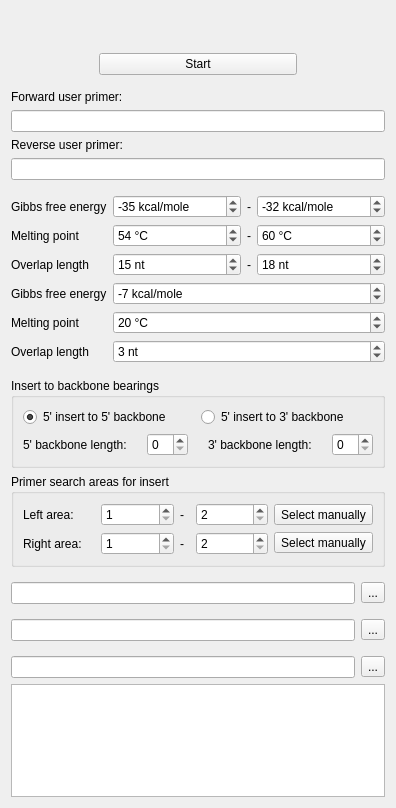
<?xml version="1.0" encoding="UTF-8"?>
<ui version="4.0">
 <class>PCRPrimerDesignForDNAAssemblyOPWidget</class>
 <widget class="QWidget" name="PCRPrimerDesignForDNAAssemblyOPWidget">
  <property name="geometry">
   <rect>
    <x>0</x>
    <y>0</y>
    <width>367</width>
    <height>808</height>
   </rect>
  </property>
  <property name="windowTitle">
   <string>Form</string>
  </property>
  <layout class="QVBoxLayout" name="verticalLayout_22">
   <item>
    <widget class="U2::ShowHideSubgroupWidget" name="userPrimersShowHideGroup" native="true"/>
   </item>
   <item>
    <widget class="U2::ShowHideSubgroupWidget" name="parametersOfPrimingSequencesShowHideGroup" native="true"/>
   </item>
   <item>
    <widget class="U2::ShowHideSubgroupWidget" name="parameters2ExcludeInWholePrimersShowHideGroup" native="true"/>
   </item>
   <item>
    <widget class="U2::ShowHideSubgroupWidget" name="areasForPrimingShowHideGroup" native="true"/>
   </item>
   <item>
    <widget class="U2::ShowHideSubgroupWidget" name="openBackboneSequenceShowHideGroup" native="true"/>
   </item>
   <item>
    <widget class="U2::ShowHideSubgroupWidget" name="generateSequenceShowHideGroup" native="true"/>
   </item>
   <item>
    <widget class="U2::ShowHideSubgroupWidget" name="otherSequencesInPCRShowHideGroup" native="true"/>
   </item>
   <item>
    <layout class="QHBoxLayout" name="horizontalLayout_10">
     <item>
      <spacer name="horizontalSpacer_2">
       <property name="orientation">
        <enum>Qt::Horizontal</enum>
       </property>
       <property name="sizeHint" stdset="0">
        <size>
         <width>40</width>
         <height>20</height>
        </size>
       </property>
      </spacer>
     </item>
     <item>
      <widget class="QPushButton" name="pbStart">
       <property name="minimumSize">
        <size>
         <width>198</width>
         <height>0</height>
        </size>
       </property>
       <property name="maximumSize">
        <size>
         <width>198</width>
         <height>16777215</height>
        </size>
       </property>
       <property name="text">
        <string>Start</string>
       </property>
      </widget>
     </item>
     <item>
      <spacer name="horizontalSpacer">
       <property name="orientation">
        <enum>Qt::Horizontal</enum>
       </property>
       <property name="sizeHint" stdset="0">
        <size>
         <width>40</width>
         <height>20</height>
        </size>
       </property>
      </spacer>
     </item>
    </layout>
   </item>
   <item>
    <widget class="QWidget" name="wgtUserPrimers" native="true">
     <layout class="QVBoxLayout" name="verticalLayout_5">
      <property name="leftMargin">
       <number>0</number>
      </property>
      <property name="rightMargin">
       <number>0</number>
      </property>
      <property name="bottomMargin">
       <number>0</number>
      </property>
      <item>
       <layout class="QVBoxLayout" name="verticalLayout_4">
        <item>
         <widget class="QLabel" name="lblForwardUP_2">
          <property name="text">
           <string>Forward user primer:</string>
          </property>
         </widget>
        </item>
        <item>
         <widget class="U2::PrimerLineEdit" name="leForwardPrimer">
          <property name="text">
           <string/>
          </property>
          <property name="maxLength">
           <number>1000</number>
          </property>
          <property name="placeholderText">
           <string/>
          </property>
         </widget>
        </item>
       </layout>
      </item>
      <item>
       <layout class="QVBoxLayout" name="verticalLayout_3">
        <property name="topMargin">
         <number>0</number>
        </property>
        <item>
         <widget class="QLabel" name="lblReverseUP_2">
          <property name="text">
           <string>Reverse user primer:</string>
          </property>
         </widget>
        </item>
        <item>
         <widget class="U2::PrimerLineEdit" name="leReversePrimer">
          <property name="text">
           <string/>
          </property>
          <property name="maxLength">
           <number>1000</number>
          </property>
          <property name="placeholderText">
           <string/>
          </property>
         </widget>
        </item>
       </layout>
      </item>
     </layout>
    </widget>
   </item>
   <item>
    <widget class="QWidget" name="wgtParametersOfPrimingSequences" native="true">
     <property name="minimumSize">
      <size>
       <width>0</width>
       <height>0</height>
      </size>
     </property>
     <layout class="QHBoxLayout" name="horizontalLayout_11">
      <property name="leftMargin">
       <number>0</number>
      </property>
      <property name="rightMargin">
       <number>0</number>
      </property>
      <property name="bottomMargin">
       <number>0</number>
      </property>
      <item>
       <layout class="QVBoxLayout" name="verticalLayout_13">
        <item>
         <widget class="QLabel" name="label">
          <property name="text">
           <string>Gibbs free energy</string>
          </property>
          <property name="wordWrap">
           <bool>true</bool>
          </property>
         </widget>
        </item>
        <item>
         <widget class="QLabel" name="label_10">
          <property name="sizePolicy">
           <sizepolicy hsizetype="Preferred" vsizetype="Preferred">
            <horstretch>0</horstretch>
            <verstretch>0</verstretch>
           </sizepolicy>
          </property>
          <property name="text">
           <string>Melting point</string>
          </property>
          <property name="wordWrap">
           <bool>true</bool>
          </property>
         </widget>
        </item>
        <item>
         <widget class="QLabel" name="label_2">
          <property name="text">
           <string>Overlap length</string>
          </property>
         </widget>
        </item>
       </layout>
      </item>
      <item>
       <layout class="QVBoxLayout" name="verticalLayout_11">
        <item>
         <widget class="QSpinBox" name="sbMinRequireGibbs">
          <property name="sizePolicy">
           <sizepolicy hsizetype="Expanding" vsizetype="Fixed">
            <horstretch>0</horstretch>
            <verstretch>0</verstretch>
           </sizepolicy>
          </property>
          <property name="suffix">
           <string> kcal/mole</string>
          </property>
          <property name="prefix">
           <string/>
          </property>
          <property name="minimum">
           <number>-999999999</number>
          </property>
          <property name="maximum">
           <number>0</number>
          </property>
          <property name="value">
           <number>-35</number>
          </property>
         </widget>
        </item>
        <item>
         <widget class="QSpinBox" name="spMinRequireMeltingTeml">
          <property name="sizePolicy">
           <sizepolicy hsizetype="Expanding" vsizetype="Fixed">
            <horstretch>0</horstretch>
            <verstretch>0</verstretch>
           </sizepolicy>
          </property>
          <property name="suffix">
           <string> °C</string>
          </property>
          <property name="minimum">
           <number>0</number>
          </property>
          <property name="maximum">
           <number>999999999</number>
          </property>
          <property name="value">
           <number>54</number>
          </property>
         </widget>
        </item>
        <item>
         <widget class="QSpinBox" name="spMinRequireOverlapLength">
          <property name="sizePolicy">
           <sizepolicy hsizetype="Expanding" vsizetype="Fixed">
            <horstretch>0</horstretch>
            <verstretch>0</verstretch>
           </sizepolicy>
          </property>
          <property name="suffix">
           <string> nt</string>
          </property>
          <property name="minimum">
           <number>0</number>
          </property>
          <property name="maximum">
           <number>999999999</number>
          </property>
          <property name="value">
           <number>15</number>
          </property>
         </widget>
        </item>
       </layout>
      </item>
      <item>
       <layout class="QVBoxLayout" name="verticalLayout_12">
        <item>
         <widget class="QLabel" name="label_13">
          <property name="text">
           <string>-</string>
          </property>
         </widget>
        </item>
        <item>
         <widget class="QLabel" name="label_14">
          <property name="text">
           <string>-</string>
          </property>
         </widget>
        </item>
        <item>
         <widget class="QLabel" name="label_15">
          <property name="text">
           <string>-</string>
          </property>
         </widget>
        </item>
       </layout>
      </item>
      <item>
       <layout class="QVBoxLayout" name="verticalLayout_9">
        <item>
         <widget class="QSpinBox" name="sbMaxRequireGibbs">
          <property name="sizePolicy">
           <sizepolicy hsizetype="Expanding" vsizetype="Fixed">
            <horstretch>0</horstretch>
            <verstretch>0</verstretch>
           </sizepolicy>
          </property>
          <property name="suffix">
           <string> kcal/mole</string>
          </property>
          <property name="prefix">
           <string/>
          </property>
          <property name="minimum">
           <number>-999999999</number>
          </property>
          <property name="maximum">
           <number>0</number>
          </property>
          <property name="value">
           <number>-32</number>
          </property>
         </widget>
        </item>
        <item>
         <widget class="QSpinBox" name="spMaxRequireMeltingTeml">
          <property name="sizePolicy">
           <sizepolicy hsizetype="Expanding" vsizetype="Fixed">
            <horstretch>0</horstretch>
            <verstretch>0</verstretch>
           </sizepolicy>
          </property>
          <property name="suffix">
           <string> °C</string>
          </property>
          <property name="minimum">
           <number>1</number>
          </property>
          <property name="maximum">
           <number>999999999</number>
          </property>
          <property name="value">
           <number>60</number>
          </property>
         </widget>
        </item>
        <item>
         <widget class="QSpinBox" name="spMaxRequireOverlapLength">
          <property name="sizePolicy">
           <sizepolicy hsizetype="Expanding" vsizetype="Fixed">
            <horstretch>0</horstretch>
            <verstretch>0</verstretch>
           </sizepolicy>
          </property>
          <property name="suffix">
           <string> nt</string>
          </property>
          <property name="minimum">
           <number>1</number>
          </property>
          <property name="maximum">
           <number>999999999</number>
          </property>
          <property name="value">
           <number>18</number>
          </property>
         </widget>
        </item>
       </layout>
      </item>
     </layout>
    </widget>
   </item>
   <item>
    <widget class="QWidget" name="wgtParameters2ExcludeInWholePrimers" native="true">
     <property name="minimumSize">
      <size>
       <width>0</width>
       <height>0</height>
      </size>
     </property>
     <layout class="QHBoxLayout" name="horizontalLayout_5">
      <property name="leftMargin">
       <number>0</number>
      </property>
      <property name="topMargin">
       <number>0</number>
      </property>
      <property name="rightMargin">
       <number>0</number>
      </property>
      <property name="bottomMargin">
       <number>0</number>
      </property>
      <item>
       <layout class="QVBoxLayout" name="verticalLayout_17">
        <item>
         <widget class="QLabel" name="label_3">
          <property name="text">
           <string>Gibbs free energy</string>
          </property>
          <property name="wordWrap">
           <bool>true</bool>
          </property>
         </widget>
        </item>
        <item>
         <widget class="QLabel" name="label_11">
          <property name="sizePolicy">
           <sizepolicy hsizetype="Preferred" vsizetype="Preferred">
            <horstretch>0</horstretch>
            <verstretch>0</verstretch>
           </sizepolicy>
          </property>
          <property name="text">
           <string>Melting point</string>
          </property>
          <property name="wordWrap">
           <bool>true</bool>
          </property>
         </widget>
        </item>
        <item>
         <widget class="QLabel" name="label_4">
          <property name="text">
           <string>Overlap length</string>
          </property>
         </widget>
        </item>
       </layout>
      </item>
      <item>
       <layout class="QVBoxLayout" name="verticalLayout_16">
        <item>
         <widget class="QSpinBox" name="sbExcludeGibbs">
          <property name="sizePolicy">
           <sizepolicy hsizetype="Expanding" vsizetype="Fixed">
            <horstretch>0</horstretch>
            <verstretch>0</verstretch>
           </sizepolicy>
          </property>
          <property name="suffix">
           <string> kcal/mole</string>
          </property>
          <property name="prefix">
           <string/>
          </property>
          <property name="minimum">
           <number>-999999999</number>
          </property>
          <property name="maximum">
           <number>0</number>
          </property>
          <property name="value">
           <number>-7</number>
          </property>
         </widget>
        </item>
        <item>
         <widget class="QSpinBox" name="spExcludeMeltingTeml">
          <property name="sizePolicy">
           <sizepolicy hsizetype="Expanding" vsizetype="Fixed">
            <horstretch>0</horstretch>
            <verstretch>0</verstretch>
           </sizepolicy>
          </property>
          <property name="suffix">
           <string> °C</string>
          </property>
          <property name="minimum">
           <number>0</number>
          </property>
          <property name="maximum">
           <number>999999999</number>
          </property>
          <property name="value">
           <number>20</number>
          </property>
         </widget>
        </item>
        <item>
         <widget class="QSpinBox" name="spExcludeOverlapLength">
          <property name="sizePolicy">
           <sizepolicy hsizetype="Expanding" vsizetype="Fixed">
            <horstretch>0</horstretch>
            <verstretch>0</verstretch>
           </sizepolicy>
          </property>
          <property name="suffix">
           <string> nt</string>
          </property>
          <property name="minimum">
           <number>0</number>
          </property>
          <property name="maximum">
           <number>999999999</number>
          </property>
          <property name="value">
           <number>3</number>
          </property>
         </widget>
        </item>
       </layout>
      </item>
     </layout>
    </widget>
   </item>
   <item>
    <widget class="QWidget" name="wgtAreasForPriming" native="true">
     <layout class="QVBoxLayout" name="verticalLayout_10">
      <property name="leftMargin">
       <number>0</number>
      </property>
      <property name="rightMargin">
       <number>0</number>
      </property>
      <property name="bottomMargin">
       <number>0</number>
      </property>
      <item>
       <widget class="QGroupBox" name="groupBox">
        <property name="title">
         <string>Insert to backbone bearings</string>
        </property>
        <layout class="QVBoxLayout" name="verticalLayout_2">
         <item>
          <layout class="QHBoxLayout" name="horizontalLayout_6">
           <item>
            <widget class="QRadioButton" name="backbone5">
             <property name="text">
              <string>5' insert to 5' backbone</string>
             </property>
             <property name="checked">
              <bool>true</bool>
             </property>
            </widget>
           </item>
           <item>
            <widget class="QRadioButton" name="backbone3">
             <property name="text">
              <string>5' insert to 3' backbone</string>
             </property>
            </widget>
           </item>
          </layout>
         </item>
         <item>
          <layout class="QHBoxLayout" name="horizontalLayout_7">
           <property name="spacing">
            <number>20</number>
           </property>
           <item>
            <layout class="QHBoxLayout" name="horizontalLayout_8">
             <item>
              <widget class="QLabel" name="label_9">
               <property name="text">
                <string>5' backbone length:</string>
               </property>
              </widget>
             </item>
             <item>
              <widget class="QSpinBox" name="sbBackbone5Length"/>
             </item>
            </layout>
           </item>
           <item>
            <layout class="QHBoxLayout" name="horizontalLayout_9">
             <item>
              <widget class="QLabel" name="label_12">
               <property name="text">
                <string>3' backbone length:</string>
               </property>
              </widget>
             </item>
             <item>
              <widget class="QSpinBox" name="sbBackbone3Length"/>
             </item>
            </layout>
           </item>
          </layout>
         </item>
        </layout>
       </widget>
      </item>
      <item>
       <widget class="QGroupBox" name="groupBox_2">
        <property name="title">
         <string>Primer search areas for insert</string>
        </property>
        <layout class="QHBoxLayout" name="horizontalLayout_4">
         <item>
          <layout class="QVBoxLayout" name="verticalLayout_21">
           <item>
            <widget class="QLabel" name="label_5">
             <property name="text">
              <string>Left area:</string>
             </property>
            </widget>
           </item>
           <item>
            <widget class="QLabel" name="label_7">
             <property name="text">
              <string>Right area:</string>
             </property>
            </widget>
           </item>
          </layout>
         </item>
         <item>
          <layout class="QVBoxLayout" name="verticalLayout_20">
           <item>
            <widget class="QSpinBox" name="sbLeftAreaStart">
             <property name="minimum">
              <number>1</number>
             </property>
             <property name="maximum">
              <number>999999999</number>
             </property>
            </widget>
           </item>
           <item>
            <widget class="QSpinBox" name="sbRightAreaStart">
             <property name="minimum">
              <number>1</number>
             </property>
             <property name="maximum">
              <number>999999999</number>
             </property>
            </widget>
           </item>
          </layout>
         </item>
         <item>
          <layout class="QVBoxLayout" name="verticalLayout_19">
           <item>
            <widget class="QLabel" name="label_6">
             <property name="maximumSize">
              <size>
               <width>10</width>
               <height>16777215</height>
              </size>
             </property>
             <property name="text">
              <string>-</string>
             </property>
            </widget>
           </item>
           <item>
            <widget class="QLabel" name="label_8">
             <property name="maximumSize">
              <size>
               <width>10</width>
               <height>16777215</height>
              </size>
             </property>
             <property name="text">
              <string>-</string>
             </property>
            </widget>
           </item>
          </layout>
         </item>
         <item>
          <layout class="QVBoxLayout" name="verticalLayout_18">
           <item>
            <widget class="QSpinBox" name="sbLeftAreaEnd">
             <property name="minimum">
              <number>2</number>
             </property>
             <property name="maximum">
              <number>999999999</number>
             </property>
            </widget>
           </item>
           <item>
            <widget class="QSpinBox" name="sbRightAreaEnd">
             <property name="minimum">
              <number>2</number>
             </property>
             <property name="maximum">
              <number>999999999</number>
             </property>
            </widget>
           </item>
          </layout>
         </item>
         <item>
          <layout class="QVBoxLayout" name="verticalLayout">
           <item>
            <widget class="QToolButton" name="tbLeftAreaSelectManually">
             <property name="styleSheet">
              <string notr="true"/>
             </property>
             <property name="text">
              <string>Select manually</string>
             </property>
             <property name="checkable">
              <bool>true</bool>
             </property>
            </widget>
           </item>
           <item>
            <widget class="QToolButton" name="tbRightAreaSelectManually">
             <property name="text">
              <string>Select manually</string>
             </property>
             <property name="checkable">
              <bool>true</bool>
             </property>
            </widget>
           </item>
          </layout>
         </item>
        </layout>
       </widget>
      </item>
     </layout>
    </widget>
   </item>
   <item>
    <widget class="QWidget" name="wgtOpenBackboneSequence" native="true">
     <layout class="QVBoxLayout" name="verticalLayout_6">
      <property name="leftMargin">
       <number>0</number>
      </property>
      <property name="rightMargin">
       <number>0</number>
      </property>
      <property name="bottomMargin">
       <number>0</number>
      </property>
      <item>
       <layout class="QHBoxLayout" name="horizontalLayout">
        <item>
         <widget class="QLineEdit" name="leBackboneFilePath"/>
        </item>
        <item>
         <widget class="QToolButton" name="tbLoadBackbone">
          <property name="text">
           <string>...</string>
          </property>
         </widget>
        </item>
       </layout>
      </item>
     </layout>
    </widget>
   </item>
   <item>
    <widget class="QWidget" name="wgtGenerateSequence" native="true">
     <layout class="QVBoxLayout" name="verticalLayout_7">
      <property name="leftMargin">
       <number>0</number>
      </property>
      <property name="rightMargin">
       <number>0</number>
      </property>
      <property name="bottomMargin">
       <number>0</number>
      </property>
      <item>
       <layout class="QHBoxLayout" name="horizontalLayout_2">
        <item>
         <widget class="QLineEdit" name="leRandomSequencesFilePath"/>
        </item>
        <item>
         <widget class="QToolButton" name="tbsaveRandomSequences">
          <property name="text">
           <string>...</string>
          </property>
         </widget>
        </item>
       </layout>
      </item>
     </layout>
    </widget>
   </item>
   <item>
    <widget class="QWidget" name="wgtOtherSequencesInPcr" native="true">
     <layout class="QVBoxLayout" name="verticalLayout_8">
      <property name="leftMargin">
       <number>0</number>
      </property>
      <property name="rightMargin">
       <number>0</number>
      </property>
      <property name="bottomMargin">
       <number>0</number>
      </property>
      <item>
       <layout class="QHBoxLayout" name="horizontalLayout_3">
        <item>
         <widget class="QLineEdit" name="leOtherSequencesInPcrFilePath"/>
        </item>
        <item>
         <widget class="QToolButton" name="tbLoadOtherSequencesInPcr">
          <property name="text">
           <string>...</string>
          </property>
         </widget>
        </item>
       </layout>
      </item>
     </layout>
    </widget>
   </item>
   <item>
    <widget class="U2::PCRPrimerProductTable" name="productsTable">
     <property name="editTriggers">
      <set>QAbstractItemView::NoEditTriggers</set>
     </property>
     <property name="tabKeyNavigation">
      <bool>false</bool>
     </property>
     <property name="showDropIndicator" stdset="0">
      <bool>false</bool>
     </property>
     <attribute name="verticalHeaderVisible">
      <bool>false</bool>
     </attribute>
    </widget>
   </item>
  </layout>
 </widget>
 <customwidgets>
  <customwidget>
   <class>U2::ShowHideSubgroupWidget</class>
   <extends>QWidget</extends>
   <header location="global">U2Gui/ShowHideSubgroupWidget.h</header>
   <container>1</container>
  </customwidget>
  <customwidget>
   <class>U2::PrimerLineEdit</class>
   <extends>QLineEdit</extends>
   <header location="global">U2Gui/PrimerLineEdit.h</header>
  </customwidget>
  <customwidget>
   <class>U2::PCRPrimerProductTable</class>
   <extends>QTableWidget</extends>
   <header>PCRPrimerProductTable.h</header>
  </customwidget>
 </customwidgets>
 <resources/>
 <connections/>
</ui>
